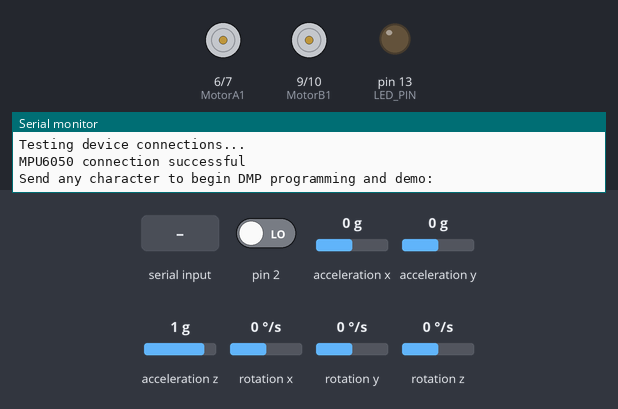
This sketch was run on a simulated Arduino Uno, built with avr-gcc and run on an emulated ATmega328P. Shown: motor-driver pin pairs drawn as motors (green arrow = first pin HIGH = forward, orange = second pin HIGH = backward, longer = more drive, scaled by the enable pin), output pins drawn as LEDs (lit = HIGH), the last lines printed to the serial monitor. Dashed ring = blinking. Inputs (shaded band) come from the test bench; at power-on: acceleration y 0 g, acceleration z 1 g, pin 2 LOW, acceleration x 0 g, rotation x 0 °/s, rotation y 0 °/s, rotation z 0 °/s. The sensor or clock chip raises its interrupt line as the real part does.

Above: at 0.9 s.
1.0 s: "1\n" received over Serial
At 1.57 s:
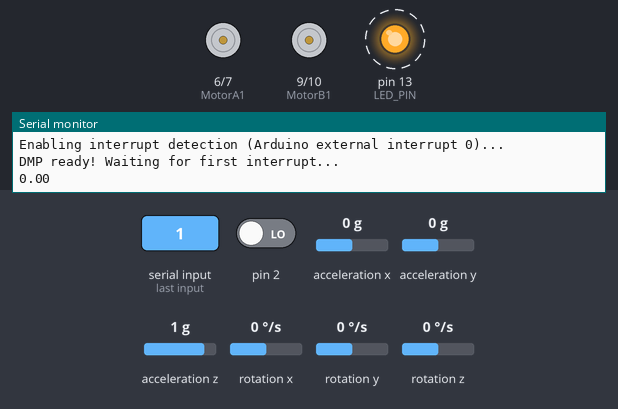
4.0 s: acceleration y set to -1.4 g
At 4.2 s:
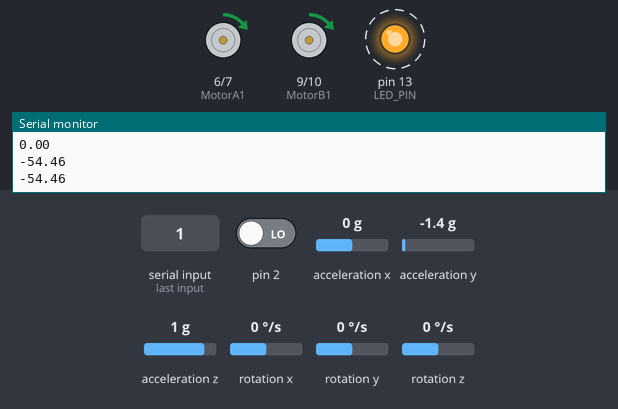
7.0 s: acceleration z set to -0.8 g
At 7.28 s:
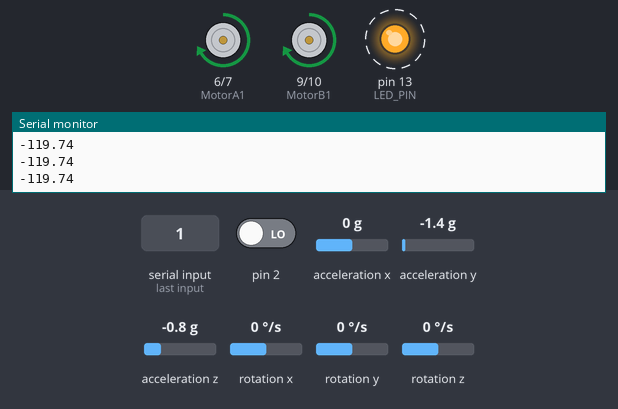
10.0 s: acceleration y set to 0 g
At 10.13 s:
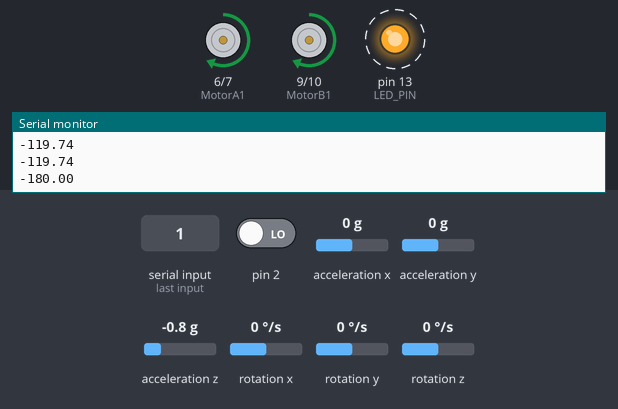
13.0 s: acceleration z set to -0.2 g
16.0 s: acceleration z set to 0.1 g
At 16.29 s:
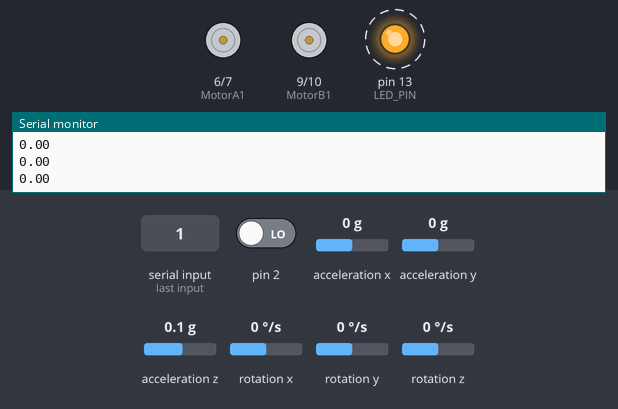
Timing chart, 0 to 20.0 s (numbered marks = the images above; inputs shaded):
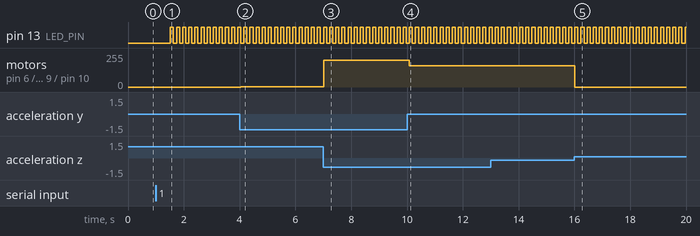

Measured:
- the behaviour switches between -0.1 and 0 g on acceleration z (found by bisection; images 4 and 5)
- after the input at 1.0 s, pin 13 (LED_PIN): alternates HIGH for 0.11 s and LOW for 0.11 s, starting after 0.52 s
- after the input at 4.0 s, motor on pin 6 (MotorA1) / pin 7 (MotorA2), motor on pin 9 (MotorB1) / pin 10 (MotorB2): stopped → forward 1/255 at once
- after the input at 7.0 s, motor on pin 6 (MotorA1) / pin 7 (MotorA2), motor on pin 9 (MotorB1) / pin 10 (MotorB2): forward 1/255 → forward 201/255 at once
- after the input at 10.0 s, motor on pin 6 (MotorA1) / pin 7 (MotorA2), motor on pin 9 (MotorB1) / pin 10 (MotorB2): forward 201/255 → forward 161/255 after 0.08 s
- after the input at 16.0 s, motor on pin 6 (MotorA1) / pin 7 (MotorA2), motor on pin 9 (MotorB1) / pin 10 (MotorB2): forward 161/255 → stopped at once

The sketch:

simple_balance_bot.ino
```cpp
// I2Cdev and MPU6050 must be installed as libraries, or else the .cpp/.h files
// for both classes must be in the include path of your project
#include "I2Cdev.h"

#include "MPU6050_6Axis_MotionApps20.h"
//#include "MPU6050.h" // not necessary if using MotionApps include file

// Arduino Wire library is required if I2Cdev I2CDEV_ARDUINO_WIRE implementation
// is used in I2Cdev.h
#if I2CDEV_IMPLEMENTATION == I2CDEV_ARDUINO_WIRE
    #include "Wire.h"
#endif

// class default I2C address is 0x68
// specific I2C addresses may be passed as a parameter here
// AD0 low = 0x68 (default for SparkFun breakout and InvenSense evaluation board)
// AD0 high = 0x69
MPU6050 mpu;
#define OUTPUT_READABLE_YAWPITCHROLL

#define LED_PIN 13 // (Arduino is 13, Teensy is 11, Teensy++ is 6)
bool blinkState = false;
//Define Pins
//Motor A
int enableA = 5;
int MotorA1 = 6;
int MotorA2 = 7;

//Motor B
int enableB = 3;
int MotorB1 = 9;
int MotorB2 = 10;
// MPU control/status vars
bool dmpReady = false;  // set true if DMP init was successful
uint8_t mpuIntStatus;   // holds actual interrupt status byte from MPU
uint8_t devStatus;      // return status after each device operation (0 = success, !0 = error)
uint16_t packetSize;    // expected DMP packet size (default is 42 bytes)
uint16_t fifoCount;     // count of all bytes currently in FIFO
uint8_t fifoBuffer[64]; // FIFO storage buffer

// orientation/motion vars
Quaternion q;           // [w, x, y, z]         quaternion container
VectorInt16 aa;         // [x, y, z]            accel sensor measurements
VectorInt16 aaReal;     // [x, y, z]            gravity-free accel sensor measurements
VectorInt16 aaWorld;    // [x, y, z]            world-frame accel sensor measurements
VectorFloat gravity;    // [x, y, z]            gravity vector
float euler[3];         // [psi, theta, phi]    Euler angle container
float ypr[3];           // [yaw, pitch, roll]   yaw/pitch/roll container and gravity vector

// packet structure for InvenSense teapot demo
uint8_t teapotPacket[14] = { '$', 0x02, 0,0, 0,0, 0,0, 0,0, 0x00, 0x00, '\r', '\n' };


// ================================================================
// ===               INTERRUPT DETECTION ROUTINE                ===
// ================================================================

volatile bool mpuInterrupt = false;     // indicates whether MPU interrupt pin has gone high
void dmpDataReady() {
    mpuInterrupt = true;
}


// ================================================================
// ===                      INITIAL SETUP                       ===
// ================================================================

void setup() {
  pinMode (enableA, OUTPUT);
  pinMode (MotorA1, OUTPUT);
  pinMode (MotorA2, OUTPUT);

  pinMode (enableB, OUTPUT);
  pinMode (MotorB1, OUTPUT);
  pinMode (MotorB2, OUTPUT);
    // join I2C bus (I2Cdev library doesn't do this automatically)
    #if I2CDEV_IMPLEMENTATION == I2CDEV_ARDUINO_WIRE
        Wire.begin();
        TWBR = 24; // 400kHz I2C clock (200kHz if CPU is 8MHz). Comment this line if having compilation difficulties with TWBR.
    #elif I2CDEV_IMPLEMENTATION == I2CDEV_BUILTIN_FASTWIRE
        Fastwire::setup(400, true);
    #endif

    // initialize serial communication
    // (115200 chosen because it is required for Teapot Demo output, but it's
    // really up to you depending on your project)
    Serial.begin(115200);
    while (!Serial); // wait for Leonardo enumeration, others continue immediately

    // NOTE: 8MHz or slower host processors, like the Teensy @ 3.3v or Ardunio
    // Pro Mini running at 3.3v, cannot handle this baud rate reliably due to
    // the baud timing being too misaligned with processor ticks. You must use
    // 38400 or slower in these cases, or use some kind of external separate
    // crystal solution for the UART timer.

    // initialize device
    Serial.println(F("Initializing I2C devices..."));
    mpu.initialize();

    // verify connection
    Serial.println(F("Testing device connections..."));
    Serial.println(mpu.testConnection() ? F("MPU6050 connection successful") : F("MPU6050 connection failed"));

    // wait for ready
    Serial.println(F("\nSend any character to begin DMP programming and demo: "));
    while (Serial.available() && Serial.read()); // empty buffer
    while (!Serial.available());                 // wait for data
    while (Serial.available() && Serial.read()); // empty buffer again

    // load and configure the DMP
    Serial.println(F("Initializing DMP..."));
    devStatus = mpu.dmpInitialize();

    // supply your own gyro offsets here, scaled for min sensitivity
    mpu.setXGyroOffset(97);
    mpu.setYGyroOffset(62);
    mpu.setZGyroOffset(7);
    mpu.setXAccelOffset(-5022);
    mpu.setYAccelOffset(1595);
    mpu.setZAccelOffset(1686);

    // make sure it worked (returns 0 if so)
    if (devStatus == 0) {
        // turn on the DMP, now that it's ready
        Serial.println(F("Enabling DMP..."));
        mpu.setDMPEnabled(true);

        // enable Arduino interrupt detection
        Serial.println(F("Enabling interrupt detection (Arduino external interrupt 0)..."));
        attachInterrupt(0, dmpDataReady, RISING);
        mpuIntStatus = mpu.getIntStatus();

        // set our DMP Ready flag so the main loop() function knows it's okay to use it
        Serial.println(F("DMP ready! Waiting for first interrupt..."));
        dmpReady = true;

        // get expected DMP packet size for later comparison
        packetSize = mpu.dmpGetFIFOPacketSize();
    } else {
        // ERROR!
        // 1 = initial memory load failed
        // 2 = DMP configuration updates failed
        // (if it's going to break, usually the code will be 1)
        Serial.print(F("DMP Initialization failed (code "));
        Serial.print(devStatus);
        Serial.println(F(")"));
    }

    // configure LED for output
    pinMode(LED_PIN, OUTPUT);
}


// ================================================================
// ===                    MAIN PROGRAM LOOP                     ===
// ================================================================

void loop() {
    // if programming failed, don't try to do anything
    if (!dmpReady) return;

    // wait for MPU interrupt or extra packet(s) available
    while (!mpuInterrupt && fifoCount < packetSize) {
        // other program behavior stuff here
        // .
        // .
        // .
        // if you are really paranoid you can frequently test in between other
        // stuff to see if mpuInterrupt is true, and if so, "break;" from the
        // while() loop to immediately process the MPU data
        // .
        // .
        // .
    }

    // reset interrupt flag and get INT_STATUS byte
    mpuInterrupt = false;
    mpuIntStatus = mpu.getIntStatus();

    // get current FIFO count
    fifoCount = mpu.getFIFOCount();

    // check for overflow (this should never happen unless our code is too inefficient)
    if ((mpuIntStatus & 0x10) || fifoCount == 1024) {
        // reset so we can continue cleanly
        mpu.resetFIFO();
        Serial.println(F("FIFO overflow!"));

    // otherwise, check for DMP data ready interrupt (this should happen frequently)
    } else if (mpuIntStatus & 0x02) {
        // wait for correct available data length, should be a VERY short wait
        while (fifoCount < packetSize) fifoCount = mpu.getFIFOCount();

        // read a packet from FIFO
        mpu.getFIFOBytes(fifoBuffer, packetSize);

        // track FIFO count here in case there is > 1 packet available
        // (this lets us immediately read more without waiting for an interrupt)
        fifoCount -= packetSize;


        #ifdef OUTPUT_READABLE_YAWPITCHROLL
            // display Euler angles in degrees
            mpu.dmpGetQuaternion(&q, fifoBuffer);
            mpu.dmpGetGravity(&gravity, &q);
            mpu.dmpGetYawPitchRoll(ypr, &q, &gravity);
            //Serial.print("ypr\t");
            //Serial.print(ypr[0] * 180/M_PI);
            //Serial.print("\t");
            //Serial.print(ypr[1] * 180/M_PI);
            double angle = ypr[2] * 180/M_PI;
            Serial.println(angle);
        #endif


        // blink LED to indicate activity
        blinkState = !blinkState;
        digitalWrite(LED_PIN, blinkState);

        digitalWrite(MotorA1,LOW);
        digitalWrite(MotorA2,LOW);
        digitalWrite(MotorB1,LOW);
        digitalWrite(MotorB2,LOW);

        if (angle > 0) {
           analogWrite (enableA, 8*angle*255);
           analogWrite (enableB, 8*angle*255);
           digitalWrite (MotorA1, LOW);
           digitalWrite (MotorA2, HIGH);

           digitalWrite (MotorB1, LOW);
           digitalWrite (MotorB2, HIGH);
        }
        else if(angle < 0) {
          analogWrite (enableA, 8*angle*255);
          analogWrite (enableB, 8*angle*255);
          digitalWrite (MotorA1,HIGH);
          digitalWrite (MotorA2,LOW);

          digitalWrite (MotorB1,HIGH);
          digitalWrite (MotorB2,LOW);
        }


    }

    delay(100);
}
```
